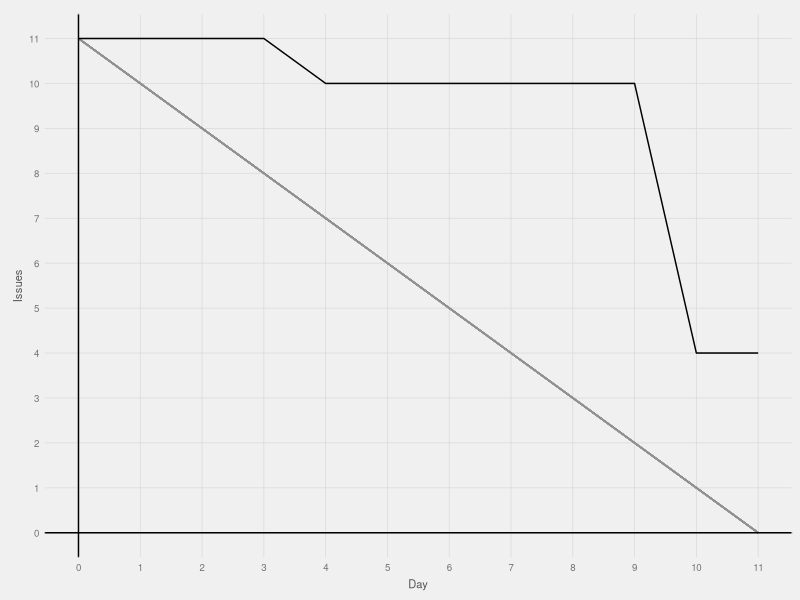

The R source for this figure:
library(ggplot2); library(scales); library(RColorBrewer);

# fte_theme taken from http://minimaxir.com/2015/02/ggplot-tutorial/
fte_theme <- function() {

    # Generate the colors for the chart procedurally with RColorBrewer
    palette <- brewer.pal("Greys", n=9)
    color.background = palette[2]
    color.grid.major = palette[3]
    color.axis.text = palette[6]
    color.axis.title = palette[7]
    color.title = palette[9]

    # Begin construction of chart
    theme_bw(base_size=9) +

        # Set the entire chart region to a light gray color
        theme(panel.background=element_rect(fill=color.background, color=color.background)) +
        theme(plot.background=element_rect(fill=color.background, color=color.background)) +
        theme(panel.border=element_rect(color=color.background)) +

        # Format the grid
        theme(panel.grid.major=element_line(color=color.grid.major,size=.25)) +
        theme(panel.grid.minor=element_blank()) +
        theme(axis.ticks=element_blank()) +

        # Format the legend, but hide by default
        theme(legend.position="none") +
        theme(legend.background = element_rect(fill=color.background)) +
        theme(legend.text = element_text(size=7,color=color.axis.title)) +

        # Set title and axis labels, and format these and tick marks
        theme(plot.title=element_text(color=color.title, size=10, vjust=1.25)) +
        theme(axis.text.x=element_text(size=7,color=color.axis.text)) +
        theme(axis.text.y=element_text(size=7,color=color.axis.text)) +
        theme(axis.title.x=element_text(size=8,color=color.axis.title, vjust=0)) +
        theme(axis.title.y=element_text(size=8,color=color.axis.title, vjust=1.25)) +

        # Plot margins
        theme(plot.margin = unit(c(0.35, 0.2, 0.3, 0.35), "cm"))
}

pdf("plots.pdf")
data_2 <- read.csv("data_2.csv")
max_issue <- max(data_2[[1]])
max_day <- max(data_2[[2]])

plot <- ggplot(data_2, aes(Day, Issues)) +
    geom_segment(aes(x=0, y=max_issue, xend=max_day, yend=0), color="#919191") +
    geom_line(aes(color=data_2[[1]]==-1)) +
    scale_color_manual(values=c(c("black", rgb(0,0,0,0)), c(TRUE, FALSE))) +
    geom_hline(aes(yintercept=0)) +
    geom_vline(aes(xintercept=0)) +
    scale_x_continuous(limits=c(0,max_issue), breaks=seq(0, max_day, by=1)) +
    scale_y_continuous(limits=c(0,max_day), breaks=seq(0, max_issue, by=1)) +
    fte_theme()
plot
dev.off()
